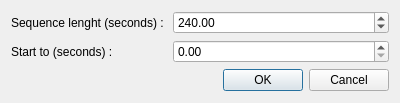
<?xml version="1.0" encoding="UTF-8"?>
<ui version="4.0">
 <class>SynchronizationDialog</class>
 <widget class="QDialog" name="SynchronizationDialog">
  <property name="windowModality">
   <enum>Qt::ApplicationModal</enum>
  </property>
  <property name="geometry">
   <rect>
    <x>0</x>
    <y>0</y>
    <width>400</width>
    <height>103</height>
   </rect>
  </property>
  <property name="windowTitle">
   <string>Distance Information</string>
  </property>
  <layout class="QFormLayout" name="formLayout_2">
   <item row="1" column="0">
    <widget class="QLabel" name="labelSequenceLenght">
     <property name="text">
      <string>Sequence lenght (seconds) : </string>
     </property>
    </widget>
   </item>
   <item row="1" column="1">
    <widget class="QDoubleSpinBox" name="SequenceLengthSpinBox">
     <property name="decimals">
      <number>2</number>
     </property>
     <property name="minimum">
      <double>0.000000000000000</double>
     </property>
     <property name="maximum">
      <double>100000.000000000000000</double>
     </property>
     <property name="singleStep">
      <double>0.500000000000000</double>
     </property>
     <property name="value">
      <double>240.000000000000000</double>
     </property>
    </widget>
   </item>
   <item row="3" column="1">
    <widget class="QDialogButtonBox" name="buttonBox">
     <property name="standardButtons">
      <set>QDialogButtonBox::Cancel|QDialogButtonBox::Ok</set>
     </property>
    </widget>
   </item>
   <item row="2" column="0">
    <widget class="QLabel" name="labelSart">
     <property name="text">
      <string>Start to (seconds) : </string>
     </property>
    </widget>
   </item>
   <item row="2" column="1">
    <widget class="QDoubleSpinBox" name="StartSpinBox">
     <property name="decimals">
      <number>2</number>
     </property>
     <property name="maximum">
      <double>100000.000000000000000</double>
     </property>
    </widget>
   </item>
  </layout>
 </widget>
 <resources/>
 <connections>
  <connection>
   <sender>buttonBox</sender>
   <signal>accepted()</signal>
   <receiver>SynchronizationDialog</receiver>
   <slot>accept()</slot>
   <hints>
    <hint type="sourcelabel">
     <x>248</x>
     <y>254</y>
    </hint>
    <hint type="destinationlabel">
     <x>157</x>
     <y>274</y>
    </hint>
   </hints>
  </connection>
  <connection>
   <sender>buttonBox</sender>
   <signal>rejected()</signal>
   <receiver>SynchronizationDialog</receiver>
   <slot>reject()</slot>
   <hints>
    <hint type="sourcelabel">
     <x>316</x>
     <y>260</y>
    </hint>
    <hint type="destinationlabel">
     <x>286</x>
     <y>274</y>
    </hint>
   </hints>
  </connection>
 </connections>
</ui>
